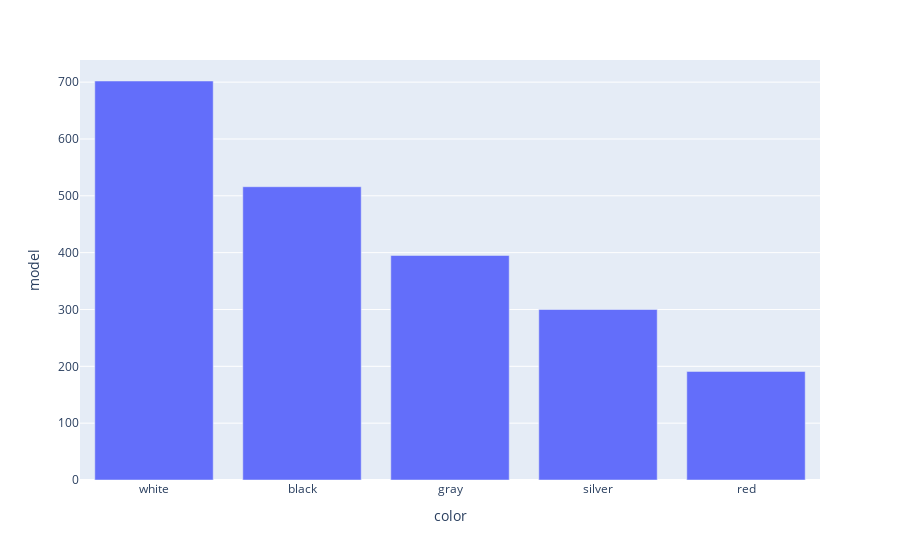

This figure's notebook cell:
### Code cell
fig.show()

### Figure 1 — Plotly figure (JSON) as saved in the notebook; plotly's stock layout.template omitted (floating-point values rounded to 4 significant figures)
{"data": [{"alignmentgroup": "True", "hovertemplate": "color=%{x}<br>model=%{y}<extra></extra>", "legendgroup": "", "marker": {"color": "#636efa"}, "name": "", "offsetgroup": "", "orientation": "v", "showlegend": false, "textposition": "auto", "type": "bar", "x": ["white", "black", "gray", "silver", "red"], "xaxis": "x", "y": [702, 516, 395, 300, 191], "yaxis": "y"}], "layout": {"barmode": "relative", "legend": {"tracegroupgap": 0}, "margin": {"t": 60}, "xaxis": {"anchor": "y", "domain": [0, 1], "title": {"text": "color"}}, "yaxis": {"anchor": "x", "domain": [0, 1], "title": {"text": "model"}}}}
